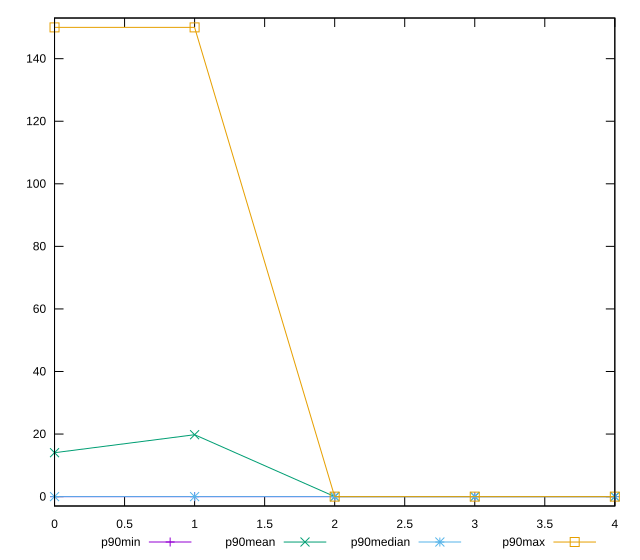

The script that saved this image:
reset

$p90Min <<EOF
0 0
1 0
2 0
3 0
4 0
EOF

$p90Mean <<EOF
0 14.042553191489361
1 19.78723404255319
2 0
3 0
4 0
EOF

$p90Median <<EOF
0 0
1 0
2 0
3 0
4 0
EOF

$p90Max <<EOF
0 150
1 150
2 0
3 0
4 0
EOF

set key outside below
set xrange [0:4]
set yrange [-3:153]
set trange [-3:153]
set terminal svg size 640, 560 enhanced background rgb 'white'
set output "report_00017_2021-02-10T15-08-03.406Z/unminified-css/progression/value.svg"

plot $p90Min title "p90min" with linespoints, \
     $p90Mean title "p90mean" with linespoints, \
     $p90Median title "p90median" with linespoints, \
     $p90Max title "p90max" with linespoints

reset
